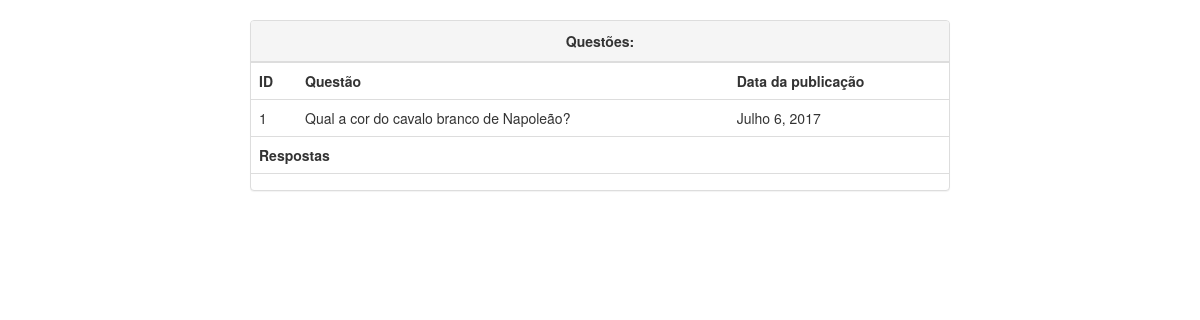
/question/1, run on an earlier commit of the app's database.
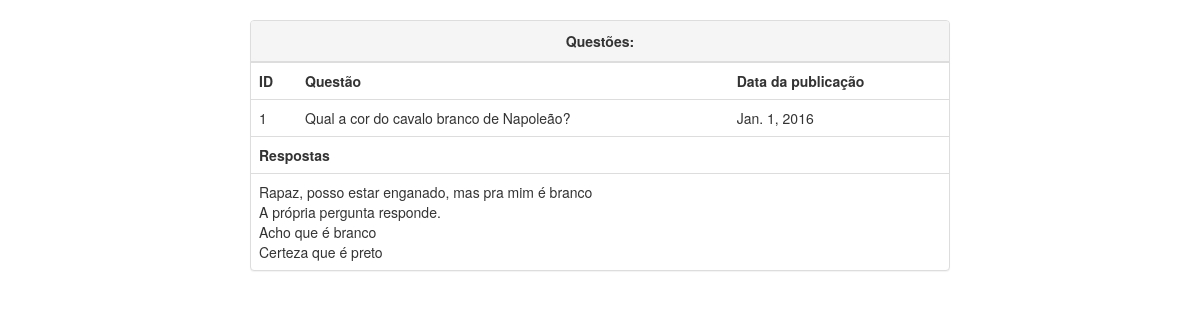
And on a later commit of the database.
### pools/models.py (models this page shows, shortened)
class Question(models.Model):
    question_text = models.CharField(max_length=255, null=False)
    closed = models.BooleanField(default=False)
    pub_date = models.DateField()

class Choice(models.Model):
    question = models.ForeignKey(Question, on_delete=models.CASCADE, null=True)
    choice_text = models.CharField(max_length=255)
    votes = models.IntegerField(default=0)
    def __str__(self):
        return self.choice_text

### pools/views.py (the view)
# urls.py: url(r'^question/(?P<question_id>\d+)$', views.exibir, name='exibir'),
def exibir(request, question_id):
    question = Question.objects.get(id=question_id)
    choices = question.choice_set.all()
    contexto = {'question': question, 'choices': choices}
    return render(request, 'question.html', contexto)

### pools/templates/question.html
{% extends 'base.html' %}
{% block body %}
<div class="panel panel-default">
    <div class="panel-heading text-center"><strong>Questões:</strong></div>
    <table class="table">
        <tr>
            <th>ID</th>
            <th>Questão</th>
            <th>Data da publicação</th>
        </tr>
        <tr>
            <td>{{question.id}}</td>
            <td>{{question.question_text}}</td>
            <td>{{question.pub_date}}</td>
        </tr>
    </table>
    <table class="table">
        <tr>
            <th>
                Respostas
            </th>
        </tr>
        <td>
        {% for i in choices %}
        {{i}}
        <br>
        {% endfor %}
        </td>
    </table>
</div>
{% endblock %}

What changed in the data, as far as the page shows it:
changed Question "Qual a cor do cavalo branco de Napoleão?": pub_date "Julho 6, 2017" → "Jan. 1, 2016"
added Choice: choice_text "Rapaz, posso estar enganado, mas pra mim é branco"
added Choice: choice_text "A própria pergunta responde."
added Choice: choice_text "Acho que é branco"
added Choice: choice_text "Certeza que é preto"
